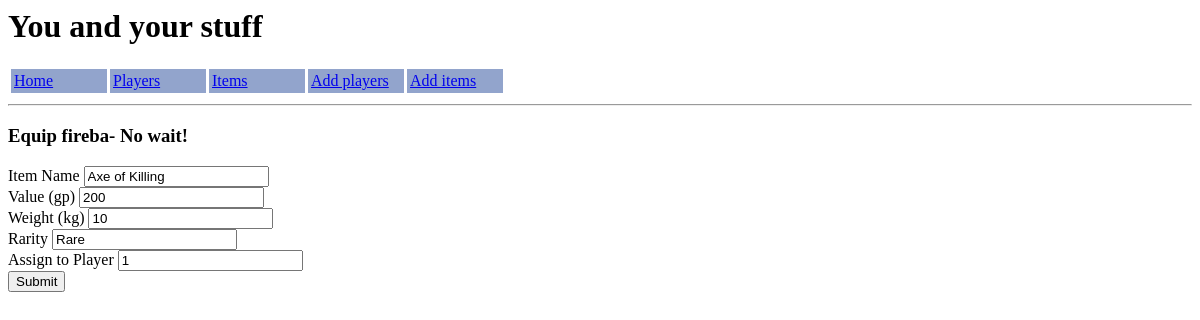
Page /updateitems/1 on the earlier database version.
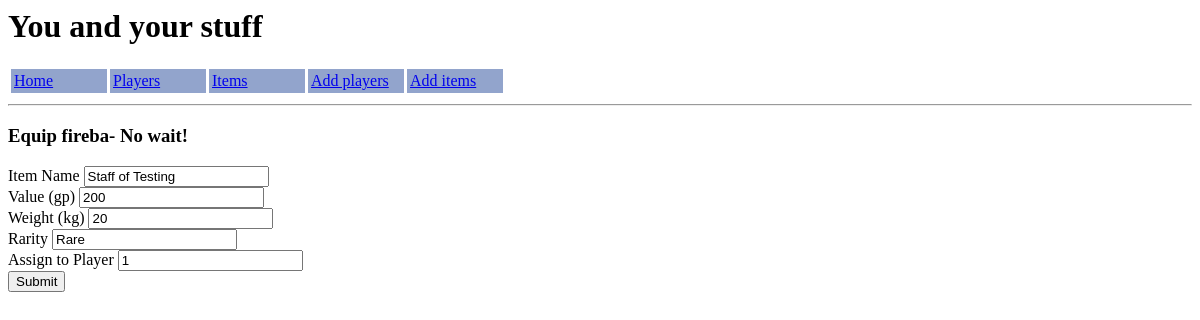
Same page on the later database version.
### application/models.py (models this page shows)
class Items(db.Model):
    item_id     =   db.Column(db.Integer, primary_key=True)
    item_name   =   db.Column(db.String(50), nullable=False)
    value       =   db.Column(db.String(10), nullable=False)
    weight      =   db.Column(db.String(10), nullable=False)
    rarity      =   db.Column(db.String(50), nullable=False)
    owner       =   db.Column(db.Integer, db.ForeignKey('players.player_id'))

### application/routes.py (the view)
@app.route("/updateitems/<item_id>", methods=['GET', 'POST'])
def update_item(item_id):
    item = db.session.query(Items).get(item_id)
    form = ItemsForm(obj=item)
    if form.validate_on_submit():
        form.populate_obj(item)
        db.session.add(item)
        db.session.commit()
        return redirect(url_for('index'))
    return render_template('updateitems.html', title="Equip fireba- No wait!", form=form)

### application/forms.py
class ItemsForm(FlaskForm):
    item_name   =   StringField('Item Name', validators=[DataRequired(), Length(min=2,max=30)])
    value       =   StringField('Value (gp)', validators=[DataRequired()])
    weight      =   StringField('Weight (kg)', validators=[DataRequired()])
    rarity      =   StringField('Rarity', validators=[DataRequired()])
    owner       =   StringField('Assign to Player')
    submit      =   SubmitField('Submit')
    update      =   SubmitField('Update')
    delete      =   SubmitField('Delete')

### application/templates/updateitems.html (shortened to what this page needs)
{% extends "body.html" %}
{% block body %}
<h3>{{ title }}</h3>
<div class='updatingitems'>
    <form method="POST" action="">
        {{ form.item_name.label }} {{ form.item_name }}
        <br>
        {{ form.value.label }} {{ form.value }}
        <br>
        {{ form.weight.label }} {{ form.weight }}
        <br>
        {{ form.rarity.label }} {{ form.rarity }}
        <br>
        {{ form.owner.label }} {{ form.owner }}
        <br>
        {{ form.submit }}
    </form>
</div>
{% endblock body %}

### application/templates/body.html (shortened to what this page needs)
<html>
    <body>
        <H1>You and your stuff</H1>
        <table cellpadding=3 cellspacing=3>
            <tr  style="text-align:left;background-color:#92a4cc; foreground-color:#ffffff' ">
                <td width=90px ><a href="/index">Home</a></td>
                <td width=90px ><a href="/players">Players</a></td>
                <td width=90px><a href="/items">Items</a></td>
                <td width=90px ><a href="/addplayers">Add players</a></td>
                <td width=90px><a href="/additems">Add items</a></td>
            </tr>
        </table>
        <hr>
        {% block body %}
        {% endblock body %}
    </body>
</html>

Differences in the rows shown:
changed Items "Rare": item_name "Axe of Killing" → "Staff of Testing"; weight "10" → "20"
